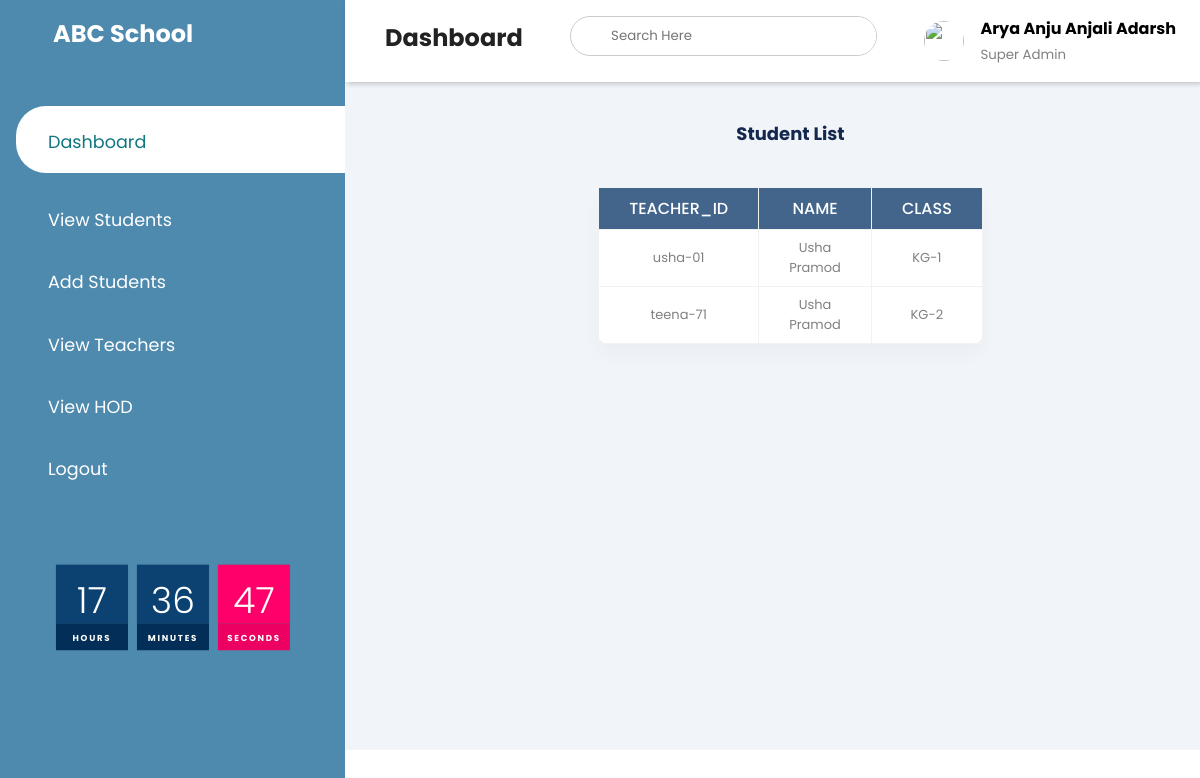
Screenshot of /src/viewteachertable.php with the database file from the repository.
### tables this page shows
CREATE TABLE IF NOT EXISTS `teacher` (
  `id` int(11) NOT NULL PRIMARY KEY,
  `username` varchar(220) NOT NULL UNIQUE,
  `password` varchar(45) NOT NULL UNIQUE,
  `name` varchar(45) NOT NULL,
  `class` varchar(45) NOT NULL
);

### src/viewteachertable.php (the view, shortened to what this page needs)
<!DOCTYPE html>
<html>
<head>
      <?php include 'tablelinks.php';?>
      <?php include 'tablestyles.php';?>
      <link rel="stylesheet" href="https://maxst.icons8.com/vue-static/landings/line-awesome/line-awesome/1.3.0/css/line-awesome.min.css">
      <link rel="stylesheet" href="../viewstudent.css">
</head>
<body>
  <div class="sidebar">
    <div class="sidebar-brand">
      <h2><span class="lab la-accusoft"></span> ABC School</h2>
    </div>
    <div class="sidebar-menu">
      <ul>
        <li>
          <a href="../panel.php" class="active"><span class="las la-school"></span>
            <span>Dashboard</span></a>
        </li>
        <li>
              <a href="src/chooseclass.php" class="view"><span class="las la-user-graduate"></span>
                <span>View Students</span></a>
            </li>
            <li>
              <a href="src/addstudent.php"><span class="las la-graduation-cap"></span>
                <span>Add Students</span></a>
            </li>
            <li>
              <a href="src/viewteachertable.php" class="view"><span class="las la-user-graduate"></span>
                <span>View Teachers</span></a>
            </li>
            <li>
              <a href="src/viewteachertable.php" class="view"><span class="las la-user-graduate"></span>
                <span>View HOD</span></a>
            </li>
        <li>
          <a href="../index.php"><span class="las la-user-minus"></span>
            <span>Logout</span></a>
        </li>
        <li>
           <div id="clock">
             <div id="time">
               <div>
                 <span id="hour">00</span>
                 <span>hours</span>
               </div>
               <div>
                 <span id="minute">00</span>
                 <span>minutes</span>
               </div>
               <div>
                 <span id="second">00</span>
                 <span>seconds</span>
               </div>
             </div>
           </div>
        </li>
      </ul>
    </div>
  </div>
  <div class="main-content">
     <header>
       <h2>
         <label for="">
           <span class="las la-bars"></span>
         </label>
         Dashboard
       </h2>
       <form class="search" action="../search.php" method="post" >
       <div class="search-wrapper">
       <input type="text" name="valueToSearch" placeholder="Search Here"required/></br>
        </div>
      </form>
       <div class="user-wrapper">
         <img src="https://img.icons8.com/pastel-glyph/64/000000/user-male--v1.png" width="40px" height="40px"/>
         <div>
           <h4>Arya Anju Anjali Adarsh</h4>
           <small>Super Admin</small>
         </div>
       </div>
     </header>
     <main>
       <div class="main-div">
       <h1 class="student_list">Student List</h1>
           <table>
             <thead>
               <tr>
                 <th>teacher_id</th>
                 <th>name</th>
                 <th>class</th>
               </tr>
               <tbody>
                 <?php
                 include 'auth.php';
                 $selectquery =" select * from `teacher` ORDER BY name ASC";
                 $query = mysqli_query($conn,$selectquery);
                   while($res=mysqli_fetch_array($query))
                   {?>
                     <tr>
                         <td><?php echo $res['username']; ?></td>
                         <td><?php echo $res['name'];?></td>
                         <td><?php echo $res['class'];?></td>
                         </tr>
                 <?php
                   }
                 ?>
               </tbody>
             </thead>
                 </table>
       </div>
     </div>
</body>
</html>

### src/tablelinks.php (shortened to what this page needs)
<link rel="stylesheet" href="https://cdnjs.cloudflare.com/ajax/libs/font-awesome/4.7.0/css/font-awesome.min.css"
integrity="sha512-SfTiTlX6kk+qitfevl/7LibUOeJWlt9rbyDn92a1DqWOw9vWG2MFoays0sgObmWazO5BQPiFucnnEAjpAB+/Sw==" />

### src/tablestyles.php (shortened to what this page needs)
<!DOCTYPE html>
<html>
<head>
</head>
</html>

### viewstudent.css (style rules this page uses)
* { padding: 0; margin: 0; box-sizing: border-box; list-style-type: none; font-family: 'Poppins', sans-serif; text-decoration: none; }
.sidebar { width: 345px; position: fixed; left: 0; top: 0; height: 100%; background: #4e89ae; z-index: 100%; }
.sidebar-brand { height: 90px; padding: 1rem 0rem 1rem 2rem; color: #fff; }
.sidebar-menu { margin-top: 1rem; }
.sidebar-menu li { width: 100%; margin-bottom: 1.7rem; padding-left: 1rem; }
.sidebar-menu a { padding-left: 1rem; display: block; color: #fff; font-size: 1.1rem; }
.sidebar-menu a.active { background: #fff; padding-top: 1rem; padding-bottom: 1rem; color: #127681; border-radius: 30px 0px 0px 30px; }
.sidebar-menu a span:first-child { font-size: 1.5rem; padding-right: 1rem; }
.main-content { margin-left: 345px; }
header { display: flex; justify-content: space-between; padding: 1rem 1.5rem; box-shadow: 2px 2px 5px rgba(0,0,0,0.2); position: fixed; left: 345px; width: calc(100% - 345px); top: 0; z-index: 100; background: white; }
header h2 { color: #222; }
header label span { font-size: 1.7rem; padding-right: 1rem; }
.search-wrapper { border: 1px solid #ccc; border-radius: 30px; height: 40px; display: flex; align-items: center; overflow-x: hidden; }
.search-wrapper input { height: 100%; padding: .5rem; border: none; outline: none; }
.user-wrapper { display: flex; align-items: center; }
.user-wrapper img { border-radius: 50%; margin-right: 1rem; }
.user-wrapper small { display: inline-block; color: grey; }
main { margin-top: 40px; padding: 2rem 1.5rem; padding-left: 60px; background: #f1f5f9; min-height: calc(100vh - 90px); padding-top: 100px; }
.student_list { padding-bottom: 20px; }
#clock { padding-top: 15%; padding-left: 6%; }
#clock #time { display: flex; transform: scale(0.9); }
#clock #time div { position: relative; margin: 0 5px; }
#clock #time div span { position: relative; display: block; width: 80px; height: 65px; background: #0C4271; color: #fff; display: flex; font-weight: 300; text-align: center; justify-content: center; font-size: 2.5em; padding-top: 10px; z-index: 10; box-shadow: 0 0 1px rgba(0,0,0,0.2); }
#clock #time div span:nth-child(2) { height: 30px; font-size: 0.6em; letter-spacing: 0.2em; font-weight: 700; z-index: 9; box-shadow: none; background: #022E57; text-transform: uppercase; color: #fff; padding-bottom: 15px; }
#clock #time div:last-child span { background: #ff006a; }
#clock #time div:last-child span:nth-child(2) { background: #ec0062; color: #fff; }

### src/tablestyles.php (style rules this page uses)
* { margin: 0;padding: 0;box-sizing :border-box;font-family: 'Poppins', sans-serif; }
.main-div { width:100%; height:100vh; display :flex; flex-direction: :column; justify-content:center; align-items:center; }
h1 { font-size:18px; color:#14274e; text-align: center; margin-top: -20px; margin-bottom: 20px; }
table { border-collapse:collapse; background-color:#fff; box-shadow: 0 10px 20px 0 rgba(0,0,0,.03); border-radius: 10px; margin : auto; width:30%; }
th,td { border:1px solid #f2f2f2; padding: 8px 30px; text-align: center; color: grey; }
th { text-transform: uppercase; font-weight: 500; background: #43658b; color:white; }
td { font-size: 13px; }
a { text-decoration: none; display:flex; justify-content: center; }

### rows the page displays
teacher: username "usha-01", name "Usha Pramod", class "KG-1"
teacher: username "teena-71", name "Usha Pramod", class "KG-2"
